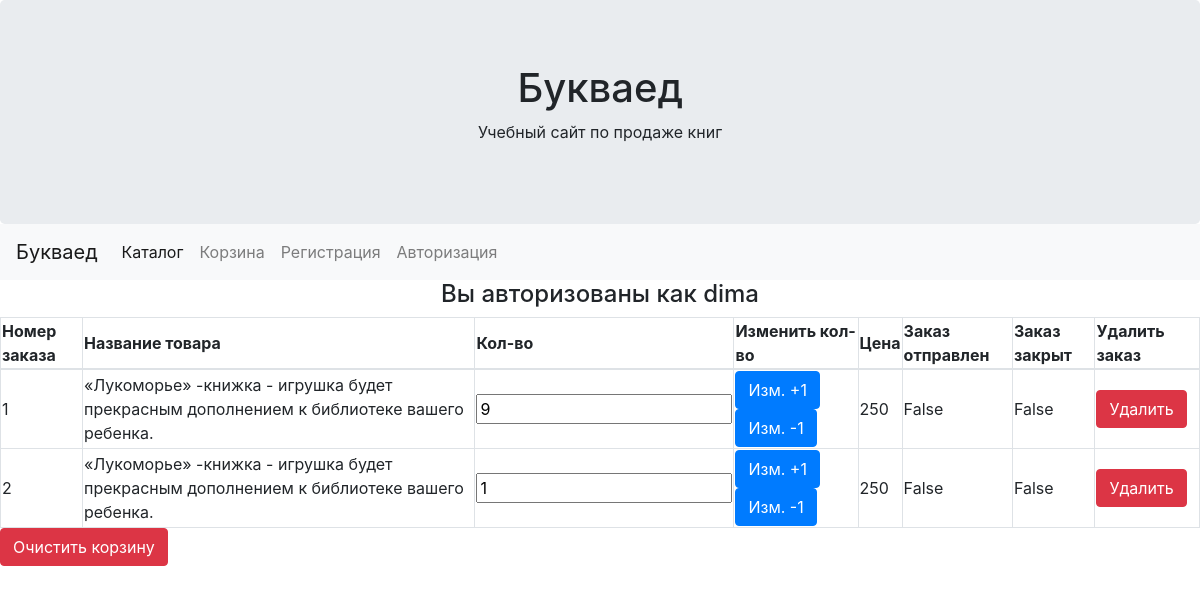
/basket/ (signed in), run on the app's committed database.
### cart/models.py (models this page shows)
class tblCart(models.Model):
    book = models.ForeignKey(tblBook, on_delete=models.CASCADE)
    cartUser = models.ForeignKey(User, on_delete=models.CASCADE)
    countBook = models.IntegerField()
    send = models.BooleanField()
    close = models.BooleanField()

class tblBook(models.Model):
    nameBook = models.TextField()
    fioAuthor = models.CharField(max_length=100)
    countPage = models.IntegerField()
    bookPrice = models.IntegerField()
    linkImage = models.ImageField(upload_to='img/', blank=True, verbose_name='Обложка')
    countBookWarhouse = models.IntegerField()
    publesher = models.ForeignKey(tblPublesher, on_delete=models.CASCADE)
    category = models.ForeignKey(tblCategory, on_delete=models.CASCADE)

### cart/views.py (the view)
# urls.py: path('basket/', views.basket, name='basket'),
def basket(request):
    if request.user.is_authenticated:
        tovari = tblCart.objects.filter(cartUser=request.user)
        return render(request, 'basket.html', {'tovar': tovari})
    else:
        return render(request, 'notAutem.html', {})

### templates/basket.html
{% extends 'base.html' %}
{% load staticfiles %}
{% block content %}
<table class="table-bordered .table-striped">
      <thead>
    <tr>
      <th scope="col">Номер заказа</th>
      <th scope="col">Название товара</th>
      <th scope="col">Кол-во</th>
      <th scope="col">Изменить кол-во</th>
      <th scope="col">Цена</th>
      <th scope="col">Заказ отправлен</th>
      <th scope="col">Заказ закрыт</th>
      <th scope="col">Удалить заказ</th>
    </tr>
  </thead>
    <tbody>
    {% for t in tovar %}
        <tr>
        <td>{{t.id}}</td>
        <td>{{t.book.nameBook}}</td>
        <td><input id="count book" type="text" value="{{t.countBook}}"> </td>
        <td>
            <a href="{% url 'changeCountAdd' t.id %}"><button class="btn btn-primary">Изм. +1</button></a>
            <a href="{% url 'changeCountRet' t.id %}"><button class="btn btn-primary">Изм. -1</button></a>
        </td>
        <td>{{t.book.bookPrice}}</td>
        <td>{{t.send}}</td>
        <td>{{t.close}}</td>
        <td><a href="{% url 'deleteRow' t.id %}"><button class="btn btn-danger">Удалить</button></a></td>
        </tr>
    {% endfor %}
  </tbody>
</table>
    <a href="{% url 'clearCart' %}">
        <button class="btn btn-danger">Очистить корзину</button>
    </a>
{% endblock %}

### templates/base.html (shortened to what this page needs)
{% load staticfiles %}
<!DOCTYPE html>
<html lang="en">
<head>
    <link rel="stylesheet" href="https://stackpath.bootstrapcdn.com/bootstrap/4.1.1/css/bootstrap.min.css">
</head>
<body>
    <div class="jumbotron text-center" style="margin-bottom:0">
      <h1>Букваед</h1>
      <p>Учебный сайт по продаже книг</p>
    </div>
            <nav class="navbar navbar-expand-lg navbar-light bg-light ">
      <a class="navbar-brand" href="#">Букваед</a>
              <div class="collapse navbar-collapse" id="navbarSupportedContent">
                <ul class="navbar-nav mr-auto ">
                  <li class="nav-item active">
                    <a class="nav-link" href="{% url 'home' %}">Каталог</a>
                  </li>
                  <li class="nav-item">
                    <a class="nav-link" href="{% url 'basket' %}">Корзина</a>
                  </li>
                    <li class="nav-item">
                    <a class="nav-link" href="{% url 'signup' %}">Регистрация</a>
                  </li>
                    <li class="nav-item">
                    <a class="nav-link" href="{% url 'login' %}">Авторизация</a>
                  </li>
                </ul>
              </div>
		</nav>
    {% if user.is_authenticated %}
        <h4 class="text-center">Вы авторизованы как {{ user.username }}</h4>
    {% endif %}
        {% block content %}
        {% endblock %}
</body>
</html>

### data on the page
tblCart: id "1", book.nameBook "«Лукоморье» -книжка - игрушка будет прекрасным дополнением к библиотеке вашего ребенка.", countBook "9", book.bookPrice "250", send "False", close "False"
tblCart: id "2", book.nameBook "«Лукоморье» -книжка - игрушка будет прекрасным дополнением к библиотеке вашего ребенка.", countBook "1", book.bookPrice "250", send "False", close "False"

### other printed values
{{ user.username }} "dima"
